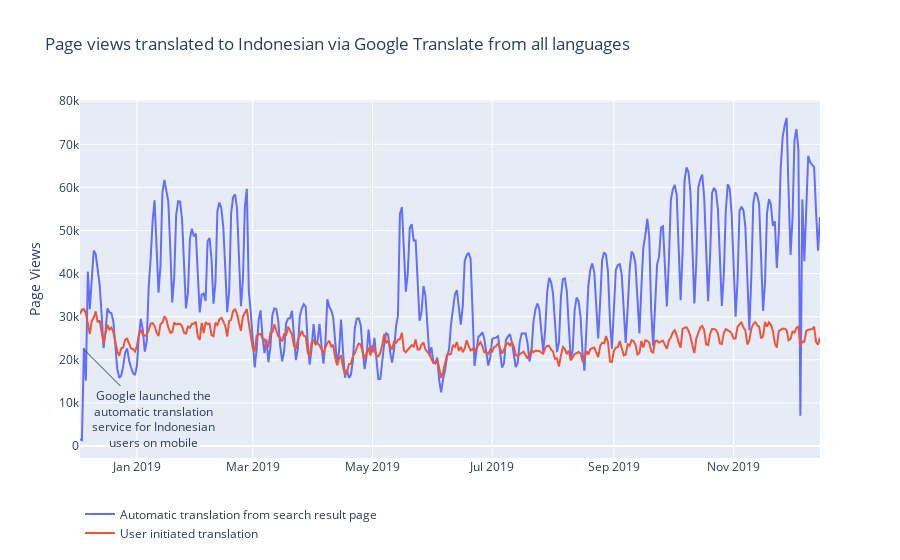

Source (notebook cell):
### Code cell
pageviews_id = pageviews[pageviews.is_id].pivot(index='date',columns='initiation_method',values='pageviews')
fig = {
    'data': [{
    'x': pageviews_id.index,
    'y': pageviews_id[col],
    'name': col
    }  for col in pageviews_id.columns],
    'layout': {
        'yaxis': {'title': "Page Views"},
        'title': {'text': 'Page views translated to Indonesian via Google Translate from all languages'},
        'legend': {'x': 0, 'y': -0.25},
        'hoverlabel': {'namelength' : -1},
        'annotations': [{'x':'2018-12-05', 'y':22397, 'text':'Google launched the<br>automatic translation<br>service for Indonesian<br>users on mobile',
                        'ax': 70, 'ay': 70}]
    }
}
plotly.offline.iplot(fig)

### Figure 1 — Plotly figure (JSON) as saved in the notebook; plotly's stock layout.template omitted (floating-point values rounded to 4 significant figures; data arrays with more than 128 entries replaced by an {"elided": "..."} marker saying what was removed)
{"data": [{"name": "Automatic translation from search result page", "type": "scatter", "x": {"elided": "378 str values"}, "y": {"elided": "378 int values"}}, {"name": "User initiated translation", "type": "scatter", "x": {"elided": "378 str values"}, "y": {"elided": "378 int values"}}], "layout": {"annotations": [{"ax": 70, "ay": 70, "text": "Google launched the<br>automatic translation<br>service for Indonesian<br>users on mobile", "x": "2018-12-05", "y": 22397}], "hoverlabel": {"namelength": -1}, "legend": {"x": 0, "y": -0.25}, "title": {"text": "Page views translated to Indonesian via Google Translate from all languages"}, "yaxis": {"title": {"text": "Page Views"}}}}
